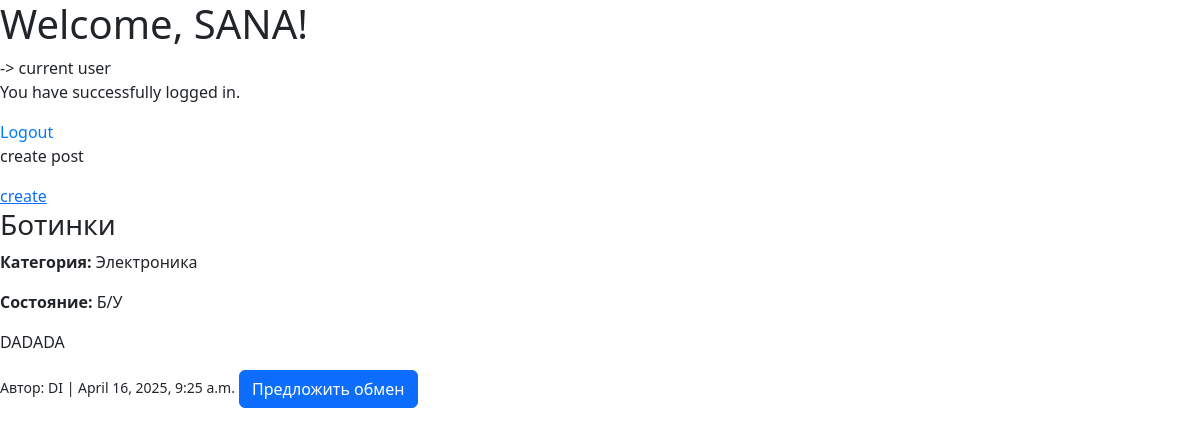
Page /welcome/ (signed in) on the earlier database version.
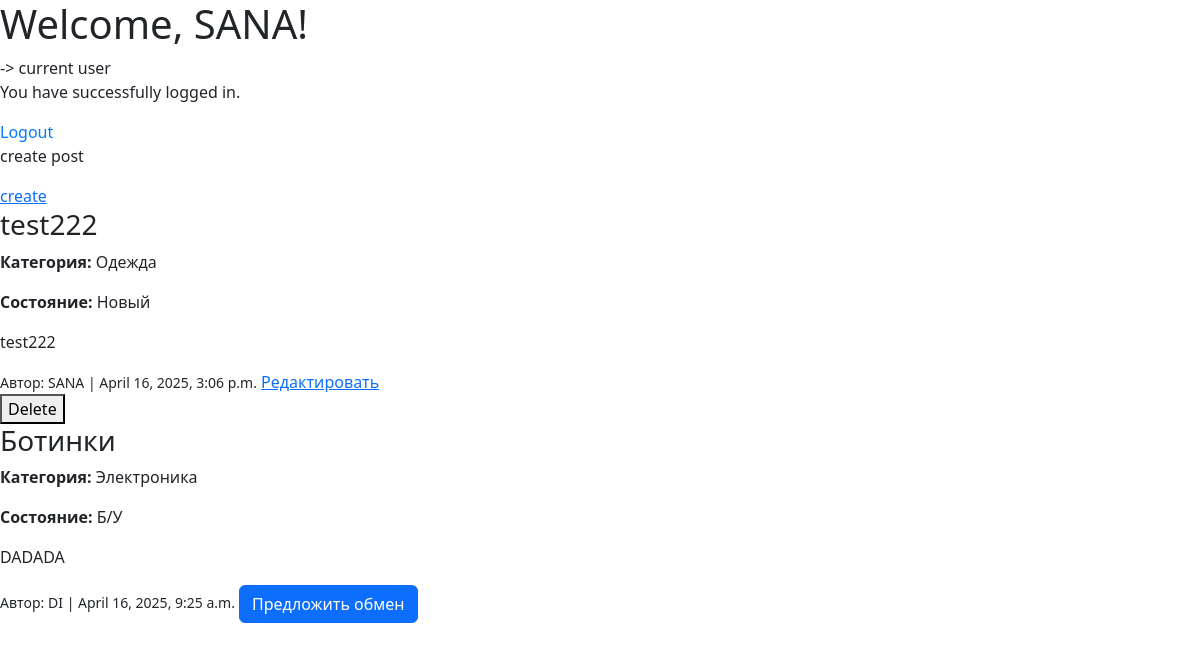
Same page on the later database version.
### accounts/models.py (models this page shows, shortened)
class Post(models.Model):
    CATEGORIES = [
        ('electronics','Электроника'),
        ('clothing','Одежда'),
        ('furniture','Мебель'),
        ('other','Другое'),
    ]
    CONDITIONS = [
        ('new','Новый'),
        ('used','Б/У'),
    ]
    title = models.CharField(max_length=180,verbose_name='Заголовок')
    description = models.TextField(verbose_name='Описание товара')
    category = models.CharField(max_length=20,choices=CATEGORIES,verbose_name='Категория')
    condition = models.CharField(max_length=20,choices=CONDITIONS,verbose_name='Состояние товара')
    created_at = models.DateTimeField(auto_now_add=True)
    author = models.ForeignKey(User,on_delete=models.CASCADE,related_name='posts')

### accounts/views.py (the view)
# urls.py: path('welcome/', views.welcome, name='auth_welcome'),
@login_required
def welcome(request):
    posts = Post.objects.all().order_by('-created_at')
    return render(request,'accounts/index.html',{'posts':posts})

### accounts/templates/accounts/index.html (shortened to what this page needs)
{% extends 'accounts/base.html' %}
{% load static %}
{% block content %}
    <div class="welcome-container">
        <h1>Welcome, {{ user.username }}!</h1> -> current user
        <p>You have successfully logged in.</p>
        <a href="{% url 'auth_logout' %}" style="color: #007bff; text-decoration: none;">Logout</a>
        <p>create post</p>
        <a href="{% url 'create_post' %}">create</a>
    </div>
    <div class="posts-container">
        {% for post in posts %}
        <div class="post">
            <h3>{{ post.title }}</h3>
            <p><strong>Категория:</strong> {{ post.get_category_display }}</p>
            <p><strong>Состояние:</strong> {{ post.get_condition_display }}</p>
            <p>{{ post.description }}</p>
            <small>Автор: {{ post.author.username }} | {{ post.created_at }}</small>
            {% if user.is_authenticated and user != post.author %}
            <a href="{% url 'create_exchange' post.id %}" class="btn btn-primary">Предложить обмен</a>
            {% endif %}
            {% if user == post.author %}
            <a href="{% url 'edit_post' post.id %}" class="btn-edit">Редактировать</a>
            <form action="{% url 'delete_post' post.id %}" method="POST">
                <button type="submit">Delete</button>
            </form>
            {% endif %}
        </div>
        {% endfor %}
    </div>
{% endblock %}

### accounts/templates/accounts/base.html (shortened to what this page needs)
{% load static %}
<!DOCTYPE html>
<html lang="ru">
<head>
    <link rel="stylesheet" href="https://cdn.jsdelivr.net/npm/bootstrap@5.3.3/dist/css/bootstrap.min.css">
    <link rel="stylesheet" href="{% static 'style.css' %}">
    <link rel="stylesheet" href="https://use.fontawesome.com/releases/v5.8.2/css/all.css">
</head>
<body>
    {% block content %}{% endblock %}
</body>
</html>

Differences in the rows shown:
added Post: title "test222", category "Одежда", condition "Новый", description "test222", author.username "SANA", created_at "April 16, 2025, 3:06 p.m.", shows "Редактировать"
